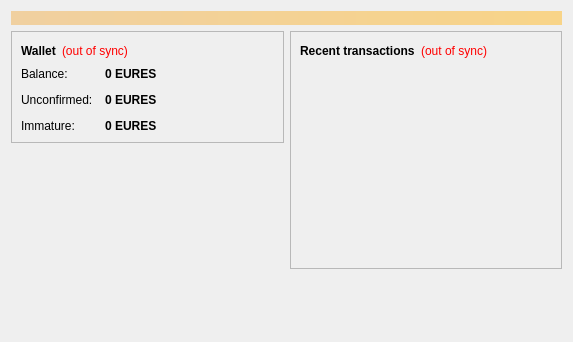
<?xml version="1.0" encoding="UTF-8"?>
<ui version="4.0">
 <class>OverviewPage</class>
 <widget class="QWidget" name="OverviewPage">
  <property name="geometry">
   <rect>
    <x>0</x>
    <y>0</y>
    <width>573</width>
    <height>342</height>
   </rect>
  </property>
  <property name="windowTitle">
   <string>Form</string>
  </property>
  <layout class="QVBoxLayout" name="topLayout">
   <item>
    <widget class="QLabel" name="labelAlerts">
     <property name="visible">
      <bool>false</bool>
     </property>
     <property name="styleSheet">
      <string notr="true">background-color: qlineargradient(x1: 0, y1: 0, x2: 1, y2: 0, stop:0 #F0D0A0, stop:1 #F8D488); color:#000000;</string>
     </property>
     <property name="wordWrap">
      <bool>true</bool>
     </property>
     <property name="margin">
      <number>3</number>
     </property>
    </widget>
   </item>
   <item>
    <layout class="QHBoxLayout" name="horizontalLayout" stretch="1,1">
     <item>
      <layout class="QVBoxLayout" name="verticalLayout_2">
       <item>
        <widget class="QFrame" name="frame">
         <property name="frameShape">
          <enum>QFrame::StyledPanel</enum>
         </property>
         <property name="frameShadow">
          <enum>QFrame::Raised</enum>
         </property>
         <layout class="QVBoxLayout" name="verticalLayout_4">
          <item>
           <layout class="QHBoxLayout" name="horizontalLayout_4">
            <item>
             <widget class="QLabel" name="label_5">
              <property name="font">
               <font>
                <weight>75</weight>
                <bold>true</bold>
               </font>
              </property>
              <property name="text">
               <string>Wallet</string>
              </property>
             </widget>
            </item>
            <item>
             <widget class="QLabel" name="labelWalletStatus">
              <property name="toolTip">
               <string>The displayed information may be out of date. Your wallet automatically synchronizes with the EuresCoin network after a connection is established, but this process has not completed yet.</string>
              </property>
              <property name="styleSheet">
               <string notr="true">QLabel { color: red; }</string>
              </property>
              <property name="text">
               <string notr="true">(out of sync)</string>
              </property>
              <property name="alignment">
               <set>Qt::AlignLeading|Qt::AlignLeft|Qt::AlignVCenter</set>
              </property>
             </widget>
            </item>
            <item>
             <spacer name="horizontalSpacer_2">
              <property name="orientation">
               <enum>Qt::Horizontal</enum>
              </property>
              <property name="sizeHint" stdset="0">
               <size>
                <width>40</width>
                <height>20</height>
               </size>
              </property>
             </spacer>
            </item>
           </layout>
          </item>
          <item>
           <layout class="QFormLayout" name="formLayout_2">
            <property name="fieldGrowthPolicy">
             <enum>QFormLayout::AllNonFixedFieldsGrow</enum>
            </property>
            <property name="horizontalSpacing">
             <number>12</number>
            </property>
            <property name="verticalSpacing">
             <number>12</number>
            </property>
            <item row="0" column="0">
             <widget class="QLabel" name="label">
              <property name="text">
               <string>Balance:</string>
              </property>
             </widget>
            </item>
            <item row="0" column="1">
             <widget class="QLabel" name="labelBalance">
              <property name="font">
               <font>
                <weight>75</weight>
                <bold>true</bold>
               </font>
              </property>
              <property name="cursor">
               <cursorShape>IBeamCursor</cursorShape>
              </property>
              <property name="toolTip">
               <string>Your current balance</string>
              </property>
              <property name="text">
               <string notr="true">0 EURES</string>
              </property>
              <property name="textInteractionFlags">
               <set>Qt::LinksAccessibleByMouse|Qt::TextSelectableByKeyboard|Qt::TextSelectableByMouse</set>
              </property>
             </widget>
            </item>
            <item row="1" column="0">
             <widget class="QLabel" name="label_3">
              <property name="text">
               <string>Unconfirmed:</string>
              </property>
             </widget>
            </item>
            <item row="1" column="1">
             <widget class="QLabel" name="labelUnconfirmed">
              <property name="font">
               <font>
                <weight>75</weight>
                <bold>true</bold>
               </font>
              </property>
              <property name="cursor">
               <cursorShape>IBeamCursor</cursorShape>
              </property>
              <property name="toolTip">
               <string>Total of transactions that have yet to be confirmed, and do not yet count toward the current balance</string>
              </property>
              <property name="text">
               <string notr="true">0 EURES</string>
              </property>
              <property name="textInteractionFlags">
               <set>Qt::LinksAccessibleByMouse|Qt::TextSelectableByKeyboard|Qt::TextSelectableByMouse</set>
              </property>
             </widget>
            </item>
            <item row="2" column="0">
             <widget class="QLabel" name="labelImmatureText">
              <property name="text">
               <string>Immature:</string>
              </property>
             </widget>
            </item>
            <item row="2" column="1">
             <widget class="QLabel" name="labelImmature">
              <property name="font">
               <font>
                <weight>75</weight>
                <bold>true</bold>
               </font>
              </property>
              <property name="toolTip">
               <string>Mined balance that has not yet matured</string>
              </property>
              <property name="text">
               <string notr="true">0 EURES</string>
              </property>
              <property name="textInteractionFlags">
               <set>Qt::LinksAccessibleByMouse|Qt::TextSelectableByKeyboard|Qt::TextSelectableByMouse</set>
              </property>
             </widget>
            </item>
           </layout>
          </item>
         </layout>
        </widget>
       </item>
       <item>
        <spacer name="verticalSpacer">
         <property name="orientation">
          <enum>Qt::Vertical</enum>
         </property>
         <property name="sizeHint" stdset="0">
          <size>
           <width>20</width>
           <height>40</height>
          </size>
         </property>
        </spacer>
       </item>
      </layout>
     </item>
     <item>
      <layout class="QVBoxLayout" name="verticalLayout_3">
       <item>
        <widget class="QFrame" name="frame_2">
         <property name="frameShape">
          <enum>QFrame::StyledPanel</enum>
         </property>
         <property name="frameShadow">
          <enum>QFrame::Raised</enum>
         </property>
         <layout class="QVBoxLayout" name="verticalLayout">
          <item>
           <layout class="QHBoxLayout" name="horizontalLayout_2">
            <item>
             <widget class="QLabel" name="label_4">
              <property name="text">
               <string>&lt;b&gt;Recent transactions&lt;/b&gt;</string>
              </property>
             </widget>
            </item>
            <item>
             <widget class="QLabel" name="labelTransactionsStatus">
              <property name="toolTip">
               <string>The displayed information may be out of date. Your wallet automatically synchronizes with the EuresCoin network after a connection is established, but this process has not completed yet.</string>
              </property>
              <property name="styleSheet">
               <string notr="true">QLabel { color: red; }</string>
              </property>
              <property name="text">
               <string notr="true">(out of sync)</string>
              </property>
              <property name="alignment">
               <set>Qt::AlignRight|Qt::AlignTrailing|Qt::AlignVCenter</set>
              </property>
             </widget>
            </item>
            <item>
             <spacer name="horizontalSpacer">
              <property name="orientation">
               <enum>Qt::Horizontal</enum>
              </property>
              <property name="sizeHint" stdset="0">
               <size>
                <width>40</width>
                <height>20</height>
               </size>
              </property>
             </spacer>
            </item>
           </layout>
          </item>
          <item>
           <widget class="QListView" name="listTransactions">
            <property name="styleSheet">
             <string notr="true">QListView { background: transparent; }</string>
            </property>
            <property name="frameShape">
             <enum>QFrame::NoFrame</enum>
            </property>
            <property name="verticalScrollBarPolicy">
             <enum>Qt::ScrollBarAlwaysOff</enum>
            </property>
            <property name="horizontalScrollBarPolicy">
             <enum>Qt::ScrollBarAlwaysOff</enum>
            </property>
            <property name="selectionMode">
             <enum>QAbstractItemView::NoSelection</enum>
            </property>
           </widget>
          </item>
         </layout>
        </widget>
       </item>
       <item>
        <spacer name="verticalSpacer_2">
         <property name="orientation">
          <enum>Qt::Vertical</enum>
         </property>
         <property name="sizeHint" stdset="0">
          <size>
           <width>20</width>
           <height>40</height>
          </size>
         </property>
        </spacer>
       </item>
      </layout>
     </item>
    </layout>
   </item>
  </layout>
 </widget>
 <resources/>
 <connections/>
</ui>
